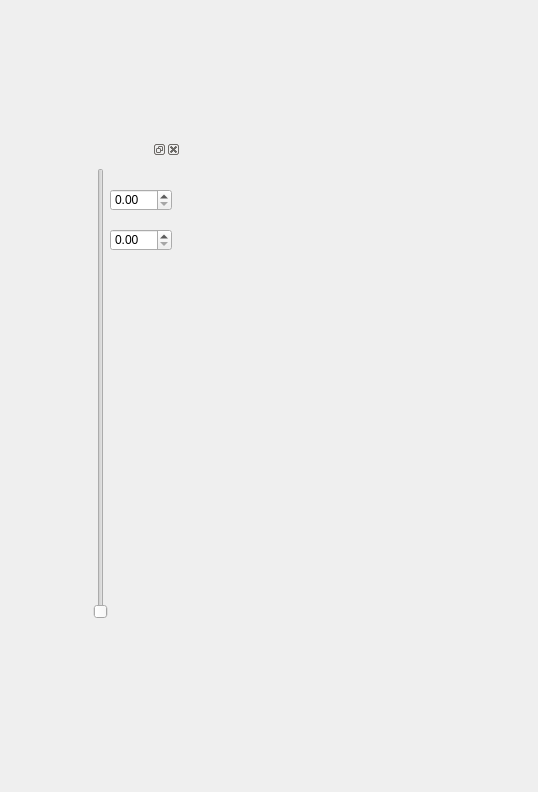
<?xml version="1.0" encoding="UTF-8"?>
<ui version="4.0">
 <class>Form</class>
 <widget class="QWidget" name="Form">
  <property name="geometry">
   <rect>
    <x>0</x>
    <y>0</y>
    <width>538</width>
    <height>792</height>
   </rect>
  </property>
  <property name="windowTitle">
   <string>Form</string>
  </property>
  <widget class="QDockWidget" name="dockWidget">
   <property name="geometry">
    <rect>
     <x>80</x>
     <y>140</y>
     <width>101</width>
     <height>541</height>
    </rect>
   </property>
   <widget class="QWidget" name="dockWidgetContents">
    <widget class="QSlider" name="verticalSlider">
     <property name="geometry">
      <rect>
       <x>10</x>
       <y>9</y>
       <width>22</width>
       <height>451</height>
      </rect>
     </property>
     <property name="orientation">
      <enum>Qt::Vertical</enum>
     </property>
    </widget>
    <widget class="QDoubleSpinBox" name="doubleSpinBox">
     <property name="geometry">
      <rect>
       <x>30</x>
       <y>30</y>
       <width>62</width>
       <height>22</height>
      </rect>
     </property>
    </widget>
    <widget class="QDoubleSpinBox" name="doubleSpinBox_2">
     <property name="geometry">
      <rect>
       <x>30</x>
       <y>70</y>
       <width>62</width>
       <height>22</height>
      </rect>
     </property>
    </widget>
   </widget>
  </widget>
 </widget>
 <resources/>
 <connections/>
</ui>
